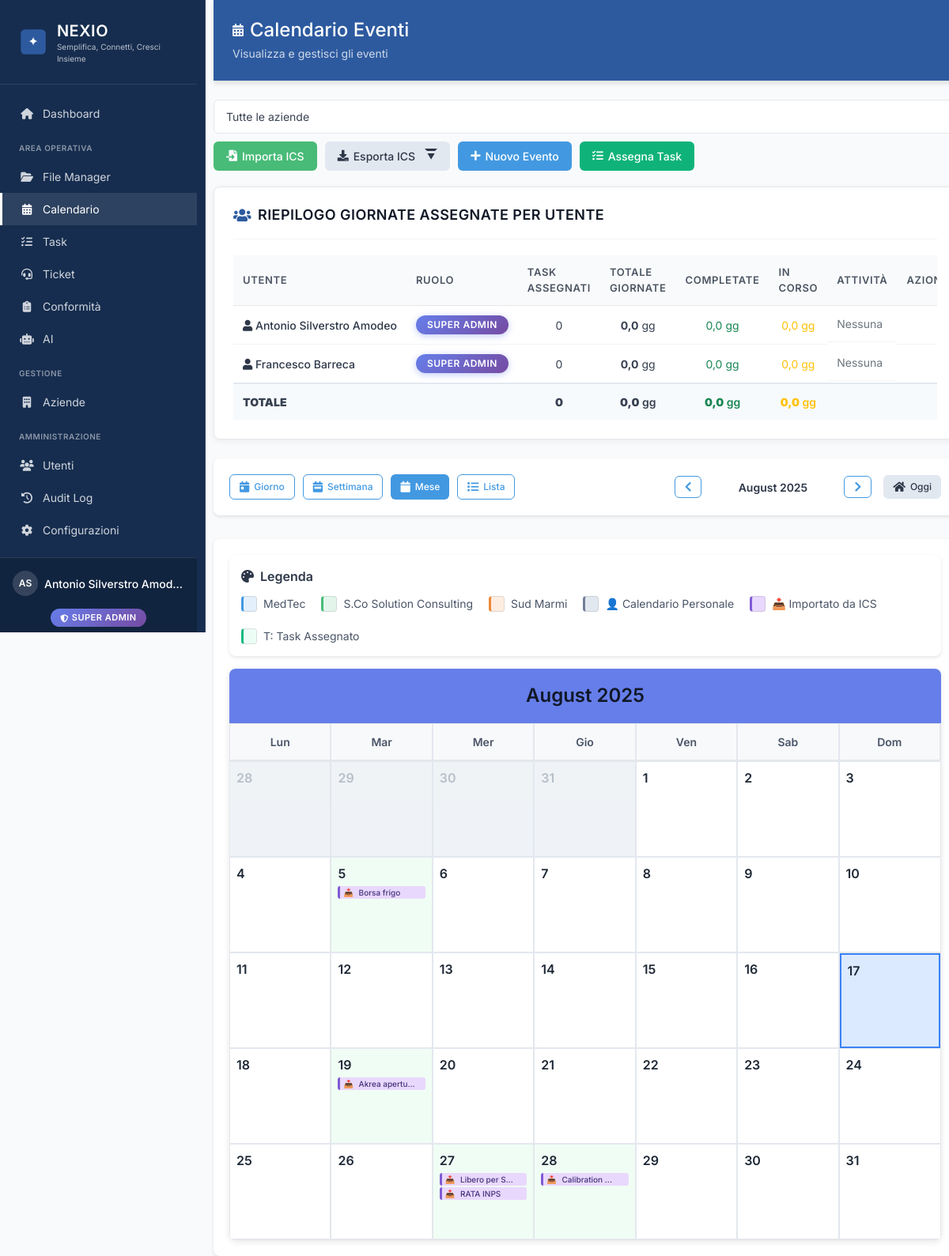
/calendario-eventi.php (signed in), run on the app's committed database.
### tables this page shows
CREATE TABLE `utenti` (
  `id` int(11) NOT NULL AUTO_INCREMENT,
  `username` varchar(50) NOT NULL,
  `password` varchar(255) NOT NULL,
  `email` varchar(255) NOT NULL,
  `nome` varchar(100) DEFAULT NULL,
  `cognome` varchar(100) DEFAULT NULL,
  `ruolo` varchar(50) DEFAULT 'utente',
  `azienda_id` int(11) DEFAULT NULL,
  `attivo` tinyint(1) DEFAULT 1,
  `primo_accesso` tinyint(1) DEFAULT 0,
  `prima_login` tinyint(1) DEFAULT 1,
  `password_scadenza` date DEFAULT NULL,
  `last_password_change` datetime DEFAULT NULL,
  `data_creazione` timestamp NOT NULL DEFAULT current_timestamp(),
  `ultimo_accesso` datetime DEFAULT NULL,
  `telefono` varchar(50) DEFAULT NULL,
  `cellulare` varchar(50) DEFAULT NULL,
  `data_nascita` date DEFAULT NULL,
  `avatar` varchar(255) DEFAULT NULL,
  `bio` text DEFAULT NULL,
  `two_factor_enabled` tinyint(1) DEFAULT 0,
  `two_factor_secret` varchar(255) DEFAULT NULL,
  `password_reset_token` varchar(255) DEFAULT NULL COMMENT 'Token per il reset della password',
  `password_reset_expires` datetime DEFAULT NULL COMMENT 'Scadenza del token di reset password',
  `data_registrazione` datetime DEFAULT current_timestamp(),
  PRIMARY KEY (`id`),
  KEY `idx_email` (`email`),
  KEY `idx_ruolo` (`ruolo`),
  KEY `idx_attivo` (`attivo`),
  KEY `idx_username` (`username`)
);

CREATE TABLE `aziende` (
  `id` int(11) NOT NULL AUTO_INCREMENT,
  `nome` varchar(255) NOT NULL,
  `ragione_sociale` varchar(255) DEFAULT NULL,
  `codice` varchar(50) DEFAULT NULL,
  `partita_iva` varchar(20) DEFAULT NULL,
  `codice_fiscale` varchar(20) DEFAULT NULL,
  `indirizzo` text DEFAULT NULL,
  `telefono` varchar(50) DEFAULT NULL,
  `cap` varchar(10) DEFAULT NULL,
  `citta` varchar(100) DEFAULT NULL,
  `provincia` varchar(2) DEFAULT NULL,
  `email` varchar(255) DEFAULT NULL,
  `pec` varchar(255) DEFAULT NULL,
  `sito_web` varchar(255) DEFAULT NULL,
  `logo` varchar(255) DEFAULT NULL,
  `logo_path` varchar(255) DEFAULT NULL,
  `settore` varchar(100) DEFAULT NULL,
  `numero_dipendenti` int(11) DEFAULT NULL,
  `fatturato_annuo` decimal(15,2) DEFAULT NULL,
  `data_fondazione` date DEFAULT NULL,
  `descrizione` text DEFAULT NULL,
  `stato` enum('attiva','sospesa','cancellata') DEFAULT 'attiva',
  `max_referenti` int(11) DEFAULT 5,
  `piano` enum('base','professional','enterprise') DEFAULT 'base',
  `scadenza_piano` date DEFAULT NULL,
  `limite_utenti` int(11) DEFAULT 5,
  `limite_spazio_mb` int(11) DEFAULT 1024,
  `note` text DEFAULT NULL,
  `creata_da` int(11) DEFAULT NULL,
  `creato_da` int(11) DEFAULT NULL,
  `aggiornato_da` int(11) DEFAULT NULL,
  `responsabile_id` int(11) DEFAULT NULL,
  `data_creazione` timestamp NOT NULL DEFAULT current_timestamp(),
  `data_modifica` timestamp NOT NULL DEFAULT current_timestamp() ON UPDATE current_timestamp(),
  `modificata_da` int(11) DEFAULT NULL,
  PRIMARY KEY (`id`),
  KEY `idx_stato` (`stato`),
  KEY `idx_nome` (`nome`)
);

CREATE TABLE `eventi` (
  `id` int(11) NOT NULL AUTO_INCREMENT,
  `titolo` varchar(255) NOT NULL,
  `descrizione` text DEFAULT NULL,
  `data_inizio` datetime NOT NULL,
  `data_fine` datetime DEFAULT NULL,
  `luogo` varchar(255) DEFAULT NULL,
  `tipo` varchar(50) DEFAULT 'riunione',
  `stato` enum('programmato','in_corso','completato','annullato') DEFAULT 'programmato',
  `azienda_id` int(11) DEFAULT NULL,
  `creata_da` int(11) DEFAULT NULL,
  `data_creazione` timestamp NOT NULL DEFAULT current_timestamp(),
  `modificata_da` int(11) DEFAULT NULL,
  `data_modifica` timestamp NOT NULL DEFAULT current_timestamp() ON UPDATE current_timestamp(),
  `creato_da` int(11) DEFAULT NULL,
  `version` int(11) DEFAULT 1,
  `last_synced_at` timestamp NULL DEFAULT NULL,
  `sync_hash` varchar(64) DEFAULT NULL,
  `sync_status` enum('pending','synced','conflict','error') DEFAULT 'synced',
  `offline_id` varchar(255) DEFAULT NULL,
  `last_synced` timestamp NULL DEFAULT NULL,
  `priorita` varchar(20) DEFAULT 'media',
  `progetto` varchar(255) DEFAULT NULL,
  `tags` varchar(255) DEFAULT NULL,
  `assegnato_a` int(11) DEFAULT NULL,
  `uid_import` varchar(255) DEFAULT NULL,
  `tutto_il_giorno` tinyint(1) DEFAULT 0,
  `ora_inizio` time DEFAULT NULL,
  `ora_fine` time DEFAULT NULL,
  PRIMARY KEY (`id`),
  KEY `idx_sync` (`last_synced_at`,`sync_hash`),
  KEY `idx_offline_id` (`offline_id`),
  KEY `idx_last_synced` (`last_synced`),
  KEY `idx_sync_status` (`sync_status`),
  KEY `idx_data_inizio` (`data_inizio`),
  KEY `idx_data_fine` (`data_fine`),
  KEY `idx_creato_da` (`creato_da`),
  KEY `idx_azienda_id` (`azienda_id`),
  KEY `idx_assegnato_a` (`assegnato_a`),
  KEY `idx_date_range` (`data_inizio`,`data_fine`),
  KEY `idx_creato_date` (`creato_da`,`data_inizio`)
);

### calendario-eventi.php (the view, shortened to what the rows shown need)
<?php
require_once 'backend/config/config.php';
$auth = Auth::getInstance();
$auth->requireAuth();
$user = $auth->getUser();
$currentAzienda = $auth->getCurrentAzienda();
$isSuperAdmin = $auth->isSuperAdmin();
$isUtenteSpeciale = $auth->isUtenteSpeciale();
$filter_azienda_id = null;
if ($isSuperAdmin) {
    $aziende_list = db_query("SELECT id, nome FROM aziende WHERE stato = 'attiva' ORDER BY nome")->fetchAll();
} else {
    if (!$currentAzienda) {
        redirect(APP_PATH . '/seleziona-azienda.php');
    }
}
$action = $_GET['action'] ?? 'calendar';
$view = $_GET['view'] ?? 'month';
$date = $_GET['date'] ?? date('Y-m-d');
$show_tasks = isset($_GET['show_tasks']) ? $_GET['show_tasks'] === '1' : true;
function getEventsForView($view, $date, $user, $auth, $filter_azienda_id = null, $include_tasks = false) {
    $whereClause = "WHERE 1=1";
    $params = [];
    switch ($view) {
        case 'month':
            $year = date('Y', strtotime($date));
            $month = date('m', strtotime($date));
            $whereClause .= " AND YEAR(e.data_inizio) = ? AND MONTH(e.data_inizio) = ?";
            $params[] = $year;
            $params[] = $month;
            break;
    }
    $sql = "SELECT e.*,
                   u.nome as creatore_nome, u.cognome as creatore_cognome,
                   a.nome as nome_azienda,
                   COUNT(ep.id) as num_partecipanti
            FROM eventi e
            LEFT JOIN utenti u ON e.creata_da = u.id
            LEFT JOIN aziende a ON e.azienda_id = a.id
            LEFT JOIN evento_partecipanti ep ON e.id = ep.evento_id
            $whereClause
            GROUP BY e.id
            ORDER BY e.data_inizio ASC";
    try {
        $stmt = db_query($sql, $params);
        $result = $stmt->fetchAll();
        return $result ?: [];
    } catch (Exception $e) {
        error_log("Error fetching events: " . $e->getMessage());
        return [];
    }
}
$include_tasks = $show_tasks && ($isSuperAdmin || $isUtenteSpeciale);
$eventi = getEventsForView($view, $date, $user, $auth, $filter_azienda_id, $include_tasks);
include dirname(__FILE__) . '/components/header.php';
require_once 'components/page-header.php';
?>
<link rel="stylesheet" href="assets/css/dashboard-clean.css">
<link rel="stylesheet" href="assets/css/calendar-fix.css">
<?php if ($isSuperAdmin): ?>
<div class="content-card">
    <div class="panel-header">
        <h2><i class="fas fa-users"></i> Riepilogo Giornate Assegnate per Utente</h2>
    </div>
    <?php
    $workday_sql = "SELECT
                    u.id, u.nome, u.cognome, u.ruolo,
                    COUNT(DISTINCT t.id) as num_task,
                    SUM(t.giornate_previste) as totale_giornate,
                    SUM(CASE WHEN t.stato = 'completato' THEN t.giornate_previste ELSE 0 END) as giornate_completate,
                    SUM(CASE WHEN t.stato IN ('assegnato', 'in_corso') THEN t.giornate_previste ELSE 0 END) as giornate_in_corso,
                    GROUP_CONCAT(DISTINCT t.attivita ORDER BY t.attivita) as attivita_types
                FROM utenti u
                LEFT JOIN task_calendario t ON u.id = t.utente_assegnato_id AND t.stato != 'annullato'
                WHERE u.attivo = 1 AND u.ruolo IN ('super_admin', 'utente_speciale', 'admin')
                GROUP BY u.id
                HAVING num_task > 0 OR u.ruolo = 'super_admin'
                ORDER BY totale_giornate DESC, u.nome, u.cognome";
    $stmt = db_query($workday_sql);
    $user_workdays = $stmt->fetchAll();
    ?>
    <div style="overflow-x: auto;">
        <table class="table-clean">
            <thead>
                <tr>
                    <th>Utente</th>
                    <th>Ruolo</th>
                    <th>Task Assegnati</th>
                    <th>Totale Giornate</th>
                    <th>Completate</th>
                    <th>In Corso</th>
                    <th>Attività</th>
                    <th>Azioni</th>
                </tr>
            </thead>
            <tbody>
                <?php
                foreach ($user_workdays as $user_data):
                ?>
                <tr>
                    <td class="user-name">
                        <i class="fas fa-user"></i>
                        <?= htmlspecialchars($user_data['nome'] . ' ' . $user_data['cognome']) ?>
                    </td>
                    <td>
                        <span class="badge <?= match($user_data['ruolo']) {
                            'super_admin' => 'badge-info',
                            'utente_speciale' => 'badge-success',
                            'admin' => 'badge-warning',
                            default => 'badge-secondary'
                        } ?>">
                            <?= match($user_data['ruolo']) {
                                'super_admin' => 'Super Admin',
                                'utente_speciale' => 'Utente Speciale',
                                'admin' => 'Admin',
                                default => ucfirst($user_data['ruolo'])
                            } ?>
                        </span>
                    </td>
                    <td class="text-center"><?= $user_data['num_task'] ?></td>
                    <td class="text-center">
                        <strong><?= number_format($user_data['totale_giornate'] ?? 0, 1, ',', '.') ?></strong> gg
                    </td>
                    <td class="text-center text-success">
                        <?= number_format($user_data['giornate_completate'] ?? 0, 1, ',', '.') ?> gg
                    </td>
                    <td class="text-center text-warning">
                        <?= number_format($user_data['giornate_in_corso'] ?? 0, 1, ',', '.') ?> gg
                    </td>
                    <td class="activity-types">
                        <?php if ($user_data['attivita_types']): ?>
                            <?php foreach (explode(',', $user_data['attivita_types']) as $attivita): ?>
                                <span class="badge badge-secondary" style="margin-right: 4px;"><?= htmlspecialchars($attivita) ?></span>
                            <?php endforeach; ?>
                        <?php else: ?>
                            <span class="text-muted">Nessuna</span>
                        <?php endif; ?>
                    </td>
                    <td>
                    </td>
                </tr>
                <?php endforeach; ?>
            </tbody>
        </table>
    </div>
</div>
<?php endif; ?>
<div class="calendar-container">
    <?php if ($action === 'nuovo' || $action === 'modifica'): ?>
        <?php include 'components/evento-form.php'; ?>
    <?php elseif ($action === 'nuovo_task'): ?>
        <?php include 'components/task-form.php'; ?>
    <?php else: ?>
        <?php
        switch ($view) {
            case 'month':
                include 'components/calendar-month-view.php';
                break;
        }
        ?>
    <?php endif; ?>
</div>
<?php include dirname(__FILE__) . '/components/footer.php'; ?>

### components/calendar-legend.php (shortened to what the rows shown need)
<div class="calendar-legend mb-3">
    <div class="legend-items">
        <?php if (isset($aziende_list) && !empty($aziende_list)): ?>
            <?php foreach ($aziende_list as $index => $azienda): ?>
            <div class="legend-item">
                <span class="legend-color event-company-<?= $azienda['id'] ?>"></span>
                <span class="legend-label"><?= htmlspecialchars($azienda['nome']) ?></span>
            </div>
            <?php endforeach; ?>
        <?php endif; ?>
    </div>
</div>

### components/calendar-month-view.php (shortened to what the rows shown need)
<?php
require_once 'backend/utils/CalendarColorHelper.php';
$currentDate = strtotime($date);
$year = date('Y', $currentDate);
$month = date('m', $currentDate);
$firstDay = strtotime("$year-$month-01");
$lastDay = strtotime(date('Y-m-t', $firstDay));
$startDay = $firstDay;
while (date('N', $startDay) != 1) {
    $startDay = strtotime('-1 day', $startDay);
}
$endDay = $lastDay;
$eventiPerData = [];
if (isset($eventi)) {
    foreach ($eventi as $evento) {
        $dataEvento = date('Y-m-d', strtotime($evento['data_inizio']));
        if (!isset($eventiPerData[$dataEvento])) {
            $eventiPerData[$dataEvento] = [];
        }
        $eventiPerData[$dataEvento][] = $evento;
    }
}
$taskPerData = [];
?>
<?php
include 'components/calendar-legend.php';
?>
<div class="simple-calendar">
    <div class="calendar-month-header">
        <h2><?= ucfirst(date('F Y', $firstDay)) ?></h2>
    </div>
    <div class="calendar-grid">
        <?php
        $current = $startDay;
        while ($current <= $endDay):
            $dayDate = date('Y-m-d', $current);
            $dayNumber = date('j', $current);
            $isCurrentMonth = date('m', $current) == $month;
            $isToday = $dayDate === date('Y-m-d');
            $dayEvents = $eventiPerData[$dayDate] ?? [];
            $dayTasks = $taskPerData[$dayDate] ?? [];
            $totalItems = count($dayEvents) + count($dayTasks);
            $dayClasses = ['calendar-day'];
            if (!$isCurrentMonth) $dayClasses[] = 'other-month';
            if ($isToday) $dayClasses[] = 'today';
            if ($totalItems > 0) $dayClasses[] = 'has-items';
        ?>
        <div class="<?= implode(' ', $dayClasses) ?>" data-date="<?= $dayDate ?>">
            <div class="day-number"><?= $dayNumber ?></div>
            <?php if ($totalItems > 0): ?>
            <div class="day-items">
                <?php
                $maxVisible = 2;
                $itemsShown = 0;
                foreach (array_slice($dayEvents, 0, $maxVisible - $itemsShown) as $evento):
                    $colorClass = CalendarColorHelper::getEventColorClass($evento);
                    $sourceClass = CalendarColorHelper::getSourceIndicatorClass($evento);
                ?>
                <div class="event-badge event-<?= htmlspecialchars($evento['tipo']) ?> <?= $colorClass ?> <?= $sourceClass ?>"
                     data-event-id="<?= $evento['id'] ?>"
                     data-event-json='<?= htmlspecialchars(json_encode($evento), ENT_QUOTES, 'UTF-8') ?>'
                     title="<?= date('H:i', strtotime($evento['data_inizio'])) ?> - <?= htmlspecialchars($evento['titolo']) ?>">
                    <?= htmlspecialchars(substr($evento['titolo'], 0, 12)) ?><?= strlen($evento['titolo']) > 12 ? '...' : '' ?>
                </div>
                <?php endforeach; ?>
            </div>
            <?php endif; ?>
        </div>
        <?php
            $current = strtotime('+1 day', $current);
        endwhile;
        ?>
    </div>
</div>

### data on the page
utenti: nome+cognome "Antonio Silverstro Amodeo", ruolo "SUPER ADMIN", num_task "0", totale_giornate "0,0", giornate_completate "0,0", giornate_in_corso "0,0"
utenti: nome+cognome "Francesco Barreca", ruolo "SUPER ADMIN", num_task "0", totale_giornate "0,0", giornate_completate "0,0", giornate_in_corso "0,0"
aziende: nome "MedTec"
aziende: nome "S.Co Solution Consulting"
aziende: nome "Sud Marmi"
eventi: titolo "Borsa frigo"
eventi: titolo "Akrea apertu"
eventi: titolo "Libero per S"
eventi: titolo "RATA INPS"
eventi: titolo "Calibration"

### other printed values
$item['title'] "Dashboard"
$title "AREA OPERATIVA"
$item['title'] "File Manager"
$item['title'] "Calendario"
$item['title'] "Task"
$item['title'] "Ticket"
$item['title'] "Conformità"
$item['title'] "AI"
$title "GESTIONE"
$item['title'] "Aziende"
$title "AMMINISTRAZIONE"
$item['title'] "Utenti"
$item['title'] "Audit Log"
$item['title'] "Configurazioni"
$initials ?: 'U' "AS"
